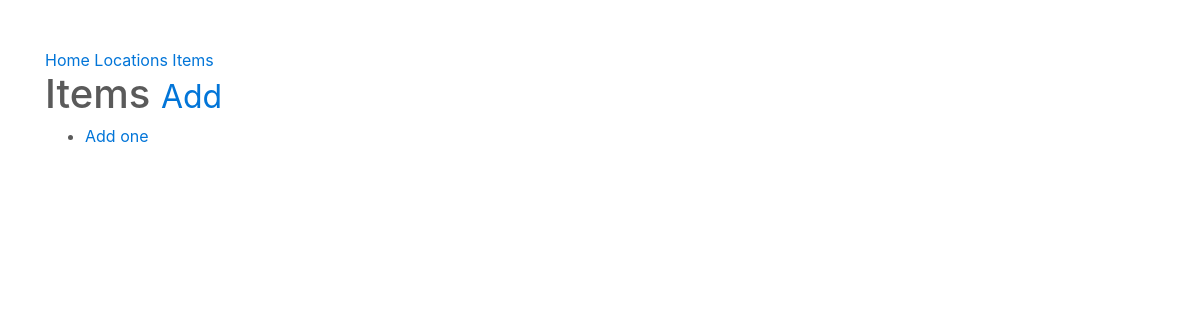
The app's page /items/ (signed in), older data.
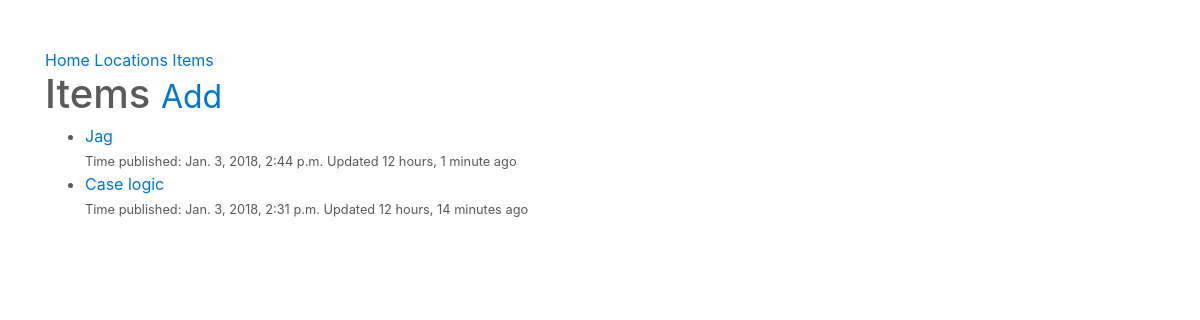
The same page, newer data.
### items/models.py (models this page shows, shortened)
class Item(models.Model):
	user					= models.ForeignKey(User)
	location_and_Category	= models.ForeignKey(Location)
	item_name				= models.CharField(max_length=120)
	returner				= models.CharField(max_length=120)
	claimer					= models.CharField(max_length=120, null=True, blank=True)
	claimed					= models.BooleanField(default=False)
	timestamp				= models.DateTimeField(auto_now_add=True)
	updated					= models.DateTimeField(auto_now=True)
	slug					= models.SlugField(null=True, blank=True)
	def __str__(self):
		return self.item_name
	class Meta:
		ordering = ['-updated', '-timestamp']
	def get_absolute_url(self):
		return reverse('items:edit', kwargs={'slug': self.slug})

### items/views.py (the view)
class ItemListView(ListView):
	def get_queryset(self):
		return Item.objects.filter(user=self.request.user)

### items/templates/items/item_list.html (shortened to what this page needs)
{% extends "base.html" %}
{% block content %}
<h1>Items <small><a href="{% url 'items:create' %}">Add</a></small></h1>
<ul>
	{% for obj in object_list %}
		<li><a href="{{ obj.get_absolute_url }}">{{ obj }}</a></br><small>{{ obj.category }} Time published: {{ obj.timestamp }} Updated {{ obj.updated|timesince }} ago</small></li>
	{% empty %}
		<li><a href="{% url 'items:create' %}">Add one</a></li>
	{% endfor %}
</ul>
{% endblock %}

### templates/base.html (shortened to what this page needs)
<!DOCTYPE html>
<html lang=en>
<head>
	{% include 'snippets/css.html' %}
</head>
	<body>
		{% include 'snippets/nav.html'%}
		<div class='container'>
			{% block content %}{% endblock content %}
		</div>
	</body>
</html>

### templates/snippets/css.html
{% load staticfiles %}
<link rel="stylesheet" href="{% static 'css/bootstrap.min.css' %}">
<link rel="stylesheet" href="{% static 'css/carousel.css' %}">

### templates/snippets/nav.html
<div class='container'>
	<a href='{% url "home" %}'>Home</a>
	<a href='{% url "locations:list" %}'>Locations</a>
	<a href='{% url "items:list" %}'>Items</a>
</div>

### templates/snippets/js.html (shortened to what this page needs)
{% load staticfiles %}

### static/css/carousel.css (style rules this page uses)
body { padding-top: 3rem; padding-bottom: 3rem; color: #5a5a5a; }

Row changes from the older to the newer data that the page shows:
added Item: item_name "Jag", timestamp "Jan. 3, 2018, 2:44 p.m.", updated "12 hours, 1 minute"
added Item: item_name "Case logic", timestamp "Jan. 3, 2018, 2:31 p.m.", updated "12 hours, 14 minutes"
Text that changed along with them:
text no longer shown: "Add one"
